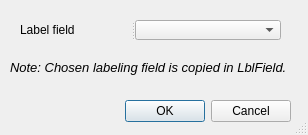
<?xml version="1.0" encoding="UTF-8"?>
<ui version="4.0">
 <class>EasyCustomLabeling</class>
 <widget class="QDialog" name="EasyCustomLabeling">
  <property name="geometry">
   <rect>
    <x>0</x>
    <y>0</y>
    <width>308</width>
    <height>135</height>
   </rect>
  </property>
  <property name="minimumSize">
   <size>
    <width>250</width>
    <height>135</height>
   </size>
  </property>
  <property name="maximumSize">
   <size>
    <width>350</width>
    <height>135</height>
   </size>
  </property>
  <property name="windowTitle">
   <string>EasyCustomLabeling</string>
  </property>
  <property name="windowOpacity">
   <double>1.000000000000000</double>
  </property>
  <property name="toolTip">
   <string>Choose labeling field</string>
  </property>
  <property name="locale">
   <locale language="English" country="UnitedStates"/>
  </property>
  <property name="sizeGripEnabled">
   <bool>true</bool>
  </property>
  <property name="modal">
   <bool>true</bool>
  </property>
  <widget class="QDialogButtonBox" name="buttonBox">
   <property name="geometry">
    <rect>
     <x>100</x>
     <y>100</y>
     <width>191</width>
     <height>23</height>
    </rect>
   </property>
   <property name="standardButtons">
    <set>QDialogButtonBox::Cancel|QDialogButtonBox::Ok</set>
   </property>
  </widget>
  <widget class="QSplitter" name="splitter">
   <property name="geometry">
    <rect>
     <x>20</x>
     <y>20</y>
     <width>261</width>
     <height>20</height>
    </rect>
   </property>
   <property name="orientation">
    <enum>Qt::Horizontal</enum>
   </property>
   <widget class="QLabel" name="label">
    <property name="locale">
     <locale language="English" country="UnitedStates"/>
    </property>
    <property name="text">
     <string>Label field</string>
    </property>
   </widget>
   <widget class="QComboBox" name="labelfield"/>
  </widget>
  <widget class="QLabel" name="label_2">
   <property name="geometry">
    <rect>
     <x>10</x>
     <y>60</y>
     <width>301</width>
     <height>21</height>
    </rect>
   </property>
   <property name="font">
    <font>
     <family>Arial</family>
     <pointsize>10</pointsize>
     <italic>true</italic>
    </font>
   </property>
   <property name="text">
    <string>Note: Chosen labeling field is copied in LblField. </string>
   </property>
   <property name="alignment">
    <set>Qt::AlignLeading|Qt::AlignLeft|Qt::AlignTop</set>
   </property>
   <property name="wordWrap">
    <bool>true</bool>
   </property>
  </widget>
 </widget>
 <resources/>
 <connections>
  <connection>
   <sender>buttonBox</sender>
   <signal>accepted()</signal>
   <receiver>EasyCustomLabeling</receiver>
   <slot>accept()</slot>
   <hints>
    <hint type="sourcelabel">
     <x>257</x>
     <y>101</y>
    </hint>
    <hint type="destinationlabel">
     <x>174</x>
     <y>77</y>
    </hint>
   </hints>
  </connection>
  <connection>
   <sender>buttonBox</sender>
   <signal>rejected()</signal>
   <receiver>EasyCustomLabeling</receiver>
   <slot>reject()</slot>
   <hints>
    <hint type="sourcelabel">
     <x>257</x>
     <y>101</y>
    </hint>
    <hint type="destinationlabel">
     <x>174</x>
     <y>77</y>
    </hint>
   </hints>
  </connection>
 </connections>
</ui>
